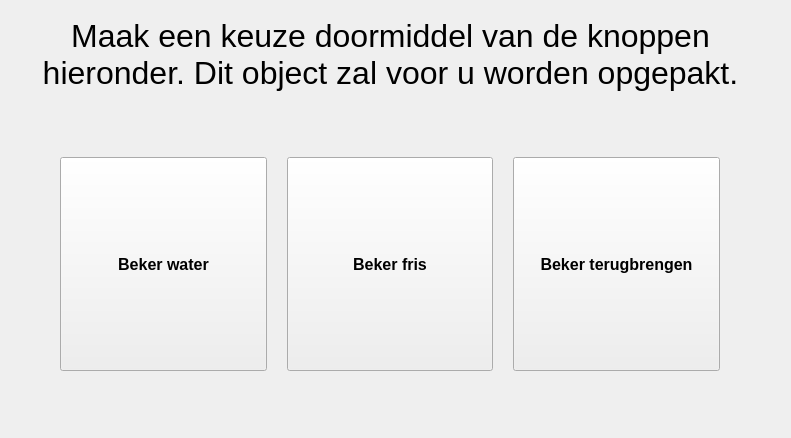
<?xml version="1.0" encoding="UTF-8"?>
<ui version="4.0">
 <class>MainWindow</class>
 <widget class="QMainWindow" name="MainWindow">
  <property name="windowModality">
   <enum>Qt::NonModal</enum>
  </property>
  <property name="geometry">
   <rect>
    <x>0</x>
    <y>0</y>
    <width>791</width>
    <height>438</height>
   </rect>
  </property>
  <property name="sizePolicy">
   <sizepolicy hsizetype="Maximum" vsizetype="Maximum">
    <horstretch>0</horstretch>
    <verstretch>0</verstretch>
   </sizepolicy>
  </property>
  <property name="windowTitle">
   <string notr="true">Gebruikersinterface</string>
  </property>
  <property name="styleSheet">
   <string notr="true"/>
  </property>
  <property name="tabShape">
   <enum>QTabWidget::Rounded</enum>
  </property>
  <widget class="QWidget" name="centralwidget">
   <property name="sizePolicy">
    <sizepolicy hsizetype="Maximum" vsizetype="Maximum">
     <horstretch>0</horstretch>
     <verstretch>0</verstretch>
    </sizepolicy>
   </property>
   <property name="minimumSize">
    <size>
     <width>0</width>
     <height>0</height>
    </size>
   </property>
   <widget class="QWidget" name="verticalLayoutWidget">
    <property name="geometry">
     <rect>
      <x>10</x>
      <y>10</y>
      <width>771</width>
      <height>381</height>
     </rect>
    </property>
    <layout class="QVBoxLayout" name="verticalLayout">
     <property name="sizeConstraint">
      <enum>QLayout::SetMaximumSize</enum>
     </property>
     <property name="leftMargin">
      <number>0</number>
     </property>
     <property name="topMargin">
      <number>0</number>
     </property>
     <property name="bottomMargin">
      <number>0</number>
     </property>
     <item>
      <widget class="QLabel" name="label">
       <property name="sizePolicy">
        <sizepolicy hsizetype="Maximum" vsizetype="Minimum">
         <horstretch>0</horstretch>
         <verstretch>0</verstretch>
        </sizepolicy>
       </property>
       <property name="minimumSize">
        <size>
         <width>761</width>
         <height>91</height>
        </size>
       </property>
       <property name="font">
        <font>
         <family>Ubuntu</family>
         <pointsize>18</pointsize>
        </font>
       </property>
       <property name="layoutDirection">
        <enum>Qt::LeftToRight</enum>
       </property>
       <property name="text">
        <string>&lt;html&gt;&lt;head/&gt;&lt;body&gt;&lt;p&gt;&lt;span style=&quot; font-size:24pt;&quot;&gt;Maak een keuze doormiddel van de knoppen hieronder. Dit object zal voor u worden opgepakt.&lt;/span&gt;&lt;/p&gt;&lt;/body&gt;&lt;/html&gt;</string>
       </property>
       <property name="alignment">
        <set>Qt::AlignCenter</set>
       </property>
       <property name="wordWrap">
        <bool>true</bool>
       </property>
      </widget>
     </item>
     <item>
      <layout class="QHBoxLayout" name="horizontalLayout" stretch="0,0,0,0,0">
       <property name="spacing">
        <number>20</number>
       </property>
       <property name="sizeConstraint">
        <enum>QLayout::SetDefaultConstraint</enum>
       </property>
       <property name="leftMargin">
        <number>0</number>
       </property>
       <property name="topMargin">
        <number>50</number>
       </property>
       <property name="rightMargin">
        <number>0</number>
       </property>
       <property name="bottomMargin">
        <number>20</number>
       </property>
       <item>
        <spacer name="horizontalSpacer">
         <property name="orientation">
          <enum>Qt::Horizontal</enum>
         </property>
         <property name="sizeType">
          <enum>QSizePolicy::Minimum</enum>
         </property>
         <property name="sizeHint" stdset="0">
          <size>
           <width>50</width>
           <height>20</height>
          </size>
         </property>
        </spacer>
       </item>
       <item>
        <widget class="QToolButton" name="water_btn">
         <property name="sizePolicy">
          <sizepolicy hsizetype="MinimumExpanding" vsizetype="MinimumExpanding">
           <horstretch>0</horstretch>
           <verstretch>0</verstretch>
          </sizepolicy>
         </property>
         <property name="font">
          <font>
           <family>Ubuntu</family>
           <pointsize>12</pointsize>
           <weight>75</weight>
           <italic>false</italic>
           <bold>true</bold>
          </font>
         </property>
         <property name="layoutDirection">
          <enum>Qt::LeftToRight</enum>
         </property>
         <property name="text">
          <string>Beker water</string>
         </property>
         <property name="icon">
          <iconset resource="../drawable/resources.qrc">
           <normaloff>:/new/icons/Glas_water.png</normaloff>:/new/icons/Glas_water.png</iconset>
         </property>
         <property name="iconSize">
          <size>
           <width>130</width>
           <height>130</height>
          </size>
         </property>
         <property name="toolButtonStyle">
          <enum>Qt::ToolButtonTextUnderIcon</enum>
         </property>
        </widget>
       </item>
       <item>
        <widget class="QToolButton" name="juice_btn">
         <property name="sizePolicy">
          <sizepolicy hsizetype="MinimumExpanding" vsizetype="MinimumExpanding">
           <horstretch>0</horstretch>
           <verstretch>0</verstretch>
          </sizepolicy>
         </property>
         <property name="font">
          <font>
           <family>Ubuntu</family>
           <pointsize>12</pointsize>
           <weight>75</weight>
           <italic>false</italic>
           <bold>true</bold>
           <kerning>true</kerning>
          </font>
         </property>
         <property name="autoFillBackground">
          <bool>false</bool>
         </property>
         <property name="text">
          <string>Beker fris</string>
         </property>
         <property name="icon">
          <iconset resource="../drawable/resources.qrc">
           <normaloff>:/new/icons/Glas_cola.png</normaloff>:/new/icons/Glas_cola.png</iconset>
         </property>
         <property name="iconSize">
          <size>
           <width>130</width>
           <height>130</height>
          </size>
         </property>
         <property name="toolButtonStyle">
          <enum>Qt::ToolButtonTextUnderIcon</enum>
         </property>
        </widget>
       </item>
       <item>
        <widget class="QToolButton" name="food_btn">
         <property name="sizePolicy">
          <sizepolicy hsizetype="MinimumExpanding" vsizetype="MinimumExpanding">
           <horstretch>0</horstretch>
           <verstretch>0</verstretch>
          </sizepolicy>
         </property>
         <property name="font">
          <font>
           <family>Ubuntu</family>
           <pointsize>12</pointsize>
           <weight>75</weight>
           <bold>true</bold>
          </font>
         </property>
         <property name="text">
          <string>Beker terugbrengen</string>
         </property>
         <property name="icon">
          <iconset resource="../drawable/resources.qrc">
           <normaloff>:/new/icons/Glas_empty.png</normaloff>:/new/icons/Glas_empty.png</iconset>
         </property>
         <property name="iconSize">
          <size>
           <width>130</width>
           <height>130</height>
          </size>
         </property>
         <property name="toolButtonStyle">
          <enum>Qt::ToolButtonTextUnderIcon</enum>
         </property>
        </widget>
       </item>
       <item>
        <spacer name="horizontalSpacer_2">
         <property name="orientation">
          <enum>Qt::Horizontal</enum>
         </property>
         <property name="sizeType">
          <enum>QSizePolicy::Minimum</enum>
         </property>
         <property name="sizeHint" stdset="0">
          <size>
           <width>50</width>
           <height>20</height>
          </size>
         </property>
        </spacer>
       </item>
      </layout>
     </item>
    </layout>
   </widget>
  </widget>
 </widget>
 <layoutdefault spacing="6" margin="11"/>
 <resources>
  <include location="../drawable/resources.qrc"/>
 </resources>
 <connections/>
</ui>
